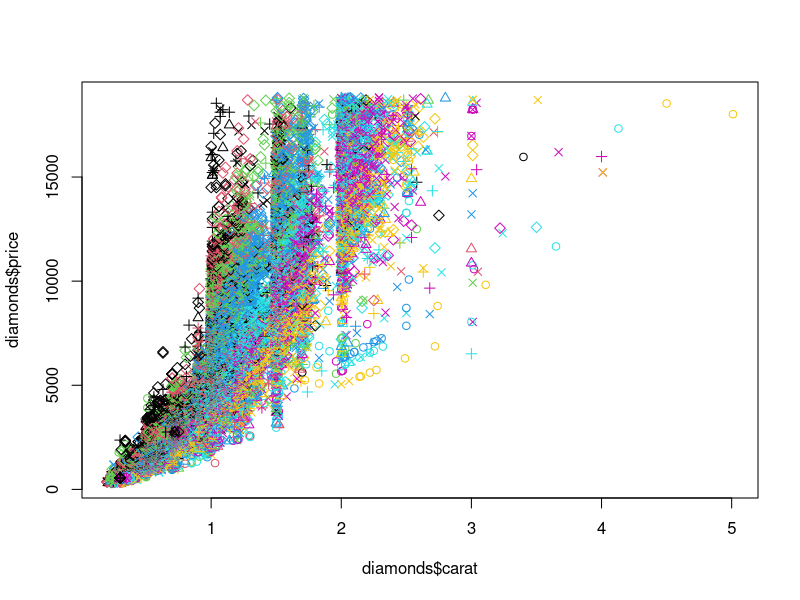
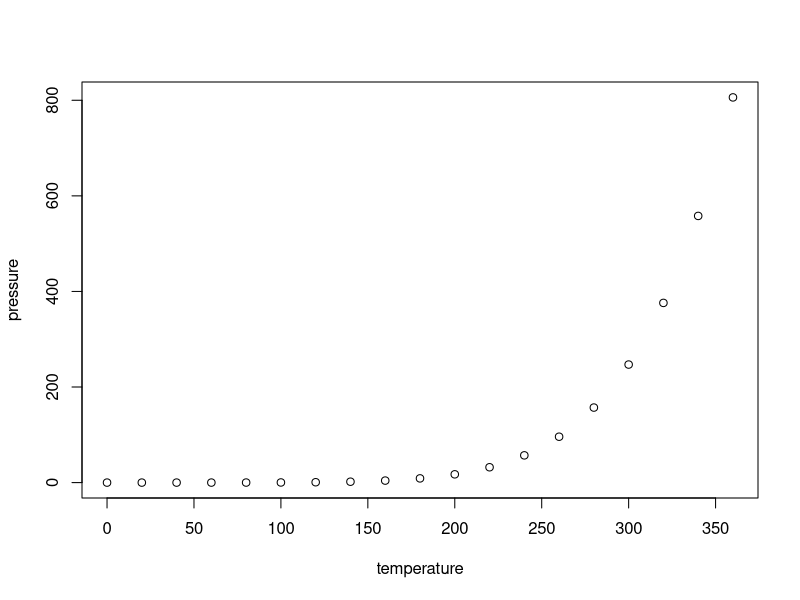

Here is the R script that generated these plots, in order:
## ---- chunk 1
knitr::opts_chunk$set(echo = FALSE)
## ---- chunk 2
#summary(cars)
5+10
15.3*23.4
sqrt(16)
producto = 15.3 * 23.4
#Asignacion de variables
producto1 <- 15.3 * 23.4

#función logaritmo
log (producto)
#entropia
log (producto , base=2)
"hola poke"

# mal escrito, no esta asignando 
x<-1:5

#bien escrito
x <- 1:5

#genera secuencia de numeros reales
seq(1, 5, 1)


#scan sirve para ingresar valores (doble enter para terminar)
z <- scan()

#repeticion
rep(1,20) #agregamos el valor 1 , 20 veces

#repetir del número 1 - 3 , 30 veces
rep(1:3, 30)

rep(seq(1,3),30)

#utilizando each
rep(1:4, each=2)

#argumento times
rep(1:4, c(2,2,2,2))


sum(x)
prod(x)
#encontrar un valor especifico
which.max(c(3,14,15,2))

#busca la posición de un número
which(c(3,14,15,2)==3)

which.min(c(3,14,15,2))

#decrementa
sort(x, decreasing= TRUE)

#funcion

f_x <- function(x)
{
	y <- x^2
	cat("El cuadrado de x es: " ,y,"\n")
	return (y)
}

f_x(5)

#getwd() devuelve el valor donde se esta ejecutando el r

library(ggplot2)
data("diamonds")

plot(diamonds$carat, diamonds$price, col=diamonds$color, pch=as.numeric(diamonds$cut))
## ---- chunk 3
plot(pressure)
